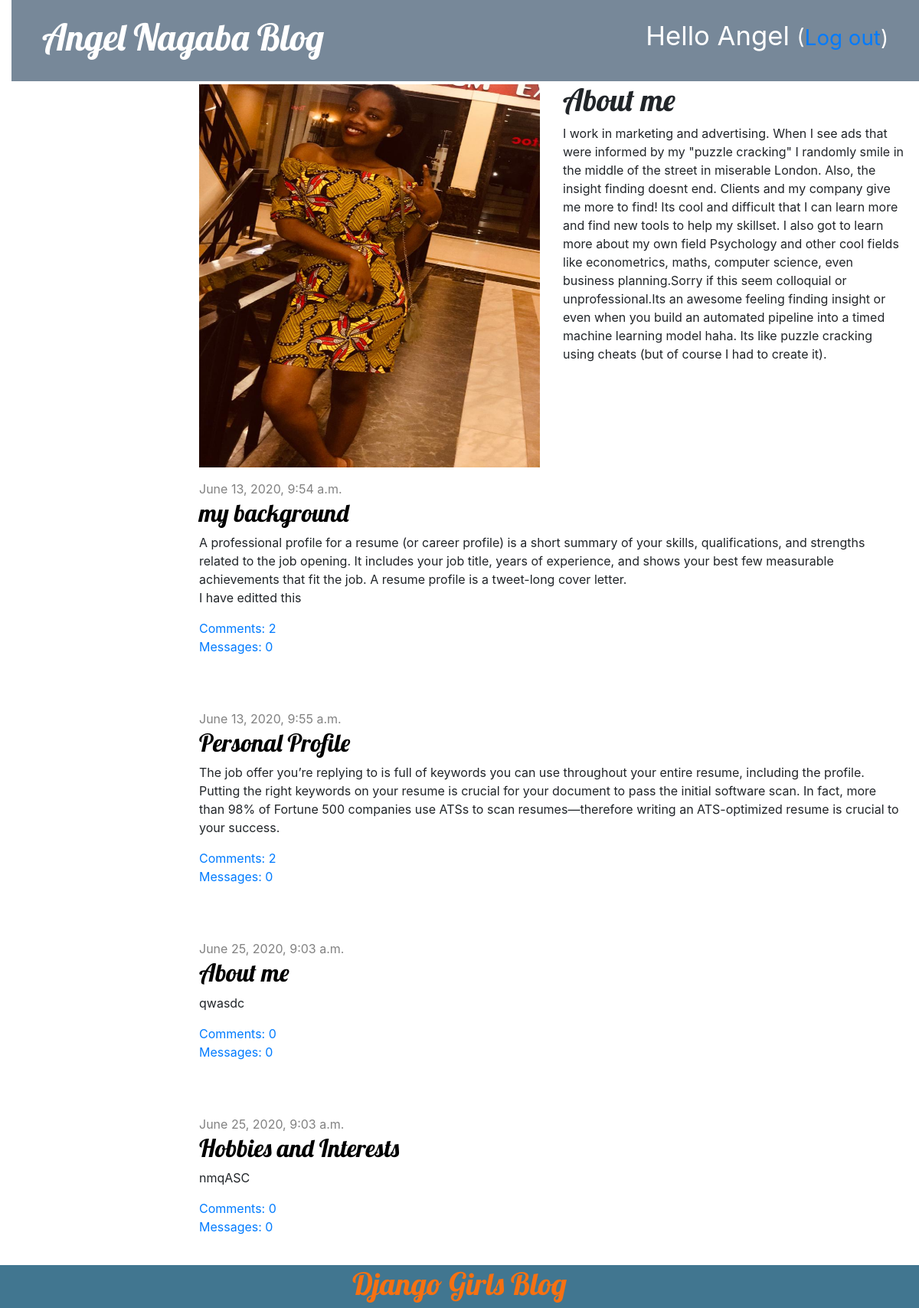
The app's page / (signed in) with its own data.
### blog/models.py (models this page shows, shortened)
class Post(models.Model):
    author = models.ForeignKey(settings.AUTH_USER_MODEL, on_delete=models.CASCADE)
    title = models.CharField(max_length=200)
    text = models.TextField()
    created_date = models.DateTimeField(default=timezone.now)
    published_date = models.DateTimeField(blank=True, null=True)
    def approved_comments(self):
        return self.comments.filter(approved_comment=True)

### blog/views.py (the view)
# urls.py: path('', views.post_list, name='post_list'),
def post_list(request):
    posts = Post.objects.filter(published_date__lte=timezone.now()).order_by('published_date')
    return render(request, 'blog/post_list.html', {'posts': posts})

### blog/templates/blog/post_list.html
{% extends 'blog/base.html' %}
{% load static %}
{% block content %}
<div class="row">
    <div class="col-md-6">
       <p class="mt-1"> <img src="{% static 'images/angel.jpg'  %}" height=500 width="100%"/></p>
    </div>
    <div class="col-md-6">
        <h1>About me</h1>
        <p>
            I work in marketing and advertising. When I see ads that were informed by my "puzzle cracking" I randomly smile in the middle of the street in miserable London. Also, the insight finding doesnt end. Clients and my company give me more to find! Its cool and difficult that I can learn more and find new tools to help my skillset. I also got to learn more about my own field Psychology and other cool fields like econometrics, maths, computer science, even business planning.Sorry if this seem colloquial or unprofessional.Its an awesome feeling finding insight or even when you build an automated pipeline into a timed machine learning model haha. Its like puzzle cracking using cheats (but of course I had to create it).
        </p>
    </div>
</div>
    {% for post in posts %}
        <div class="post">
            <div class="date">
                {{ post.published_date }}
            </div>
            <h2><a href="{% url 'post_detail' pk=post.pk %}">{{ post.title }}</a></h2>
            <p>{{ post.text|linebreaksbr }}</p>
            <a href="{% url 'post_detail' pk=post.pk %}">Comments: {{ post.comments.count }}</a><br>
            <a href="{% url 'post_detail' pk=post.pk %}">Messages: {{ post.approved_comments.count }}</a>
        </div>
    {% endfor %}
{% endblock %}

### blog/templates/blog/base.html (shortened to what this page needs)
<!DOCTYPE html>
{% load static %}
<html>
    <head>
        <link rel="stylesheet" href="https://stackpath.bootstrapcdn.com/bootstrap/4.1.3/css/bootstrap.min.css">
        <link rel="stylesheet" href="//maxcdn.bootstrapcdn.com/bootstrap/4.5.0/css/bootstrap-theme.min.css">
        <link rel="stylesheet" href="{% static 'css/blog.css' %}">
    </head>
    <body>
        <div class="page-header">
            {% if user.is_authenticated %}
                <p class="top-menu">Hello {{ user.username }} <small>(<a href="{% url 'logout' %}">Log out</a>)</small></p>
            {% else %}
                <a href="{% url 'login' %}" class="top-menu"><span class="bi bi-lock"></span></a>
            {% endif %}
            <h1><a href="/">Angel Nagaba Blog</a></h1>
        </div>
        <div class="content container">
            <div class="row">
                <div class="col-md-10 offset-2">
                {% block content %}
                {% endblock %}
                </div>
            </div>
        </div>
        <div class="footer">
            <h1 style="color: #ffffff;"><a href="/">Django Girls Blog</a></h1>
        </div>
    </body>>
</html>

### blog/static/css/blog.css (style rules this page uses)
h1 a, h2 a { color: orange; }
body { padding-left: 15px; }
h1 a, h2 a { color: rgb(247, 113, 18); font-family: 'Lobster'; }
.page-header { background-color: lightslategrey; margin-top: 0; padding: 20px 20px 20px 40px; }
.page-header h1, .page-header h1 a, .page-header h1 a:visited, .page-header h1 a:active { color: #ffffff; font-size: 36pt; text-decoration: none; }
.content { margin-left: 40px; }
h1, h2, h3, h4 { font-family: 'Lobster', cursive; }
.date { color: #828282; }
.top-menu, .top-menu:hover, .top-menu:visited { color: #ffffff; float: right; font-size: 26pt; margin-right: 20px; }
.post { margin-bottom: 70px; }
.post h2 a, .post h2 a:visited { color: #000000; }

### blog/templates/blog/base.html (style rules this page uses)
.footer { position: fixed; left: 0; bottom: 0; width: 100%; background-color: #417690; color: #ffffff; text-emphasis-color: #ffffff; text-align: center; }

### records on screen
Post: published_date "June 13, 2020, 9:54 a.m.", title "my background", text "A professional profile for a resume (or career profile) is a short summary of your skills, qualifications, and strengths related to the job opening. It includes your job title, years of experience, and shows your best few measurable achievements that fit the job. A resume profile is a tweet-long cover letter. I have editted this", comments.count "2", approved_comments.count "0"
Post: published_date "June 13, 2020, 9:55 a.m.", title "Personal Profile", text "The job offer you’re replying to is full of keywords you can use throughout your entire resume, including the profile. Putting the right keywords on your resume is crucial for your document to pass the initial software scan. In fact, more than 98% of Fortune 500 companies use ATSs to scan resumes—therefore writing an ATS-optimized resume is crucial to your success.", comments.count "2", approved_comments.count "0"
Post: published_date "June 25, 2020, 9:03 a.m.", title "About me", text "qwasdc", comments.count "0", approved_comments.count "0"
Post: published_date "June 25, 2020, 9:03 a.m.", title "Hobbies and Interests", text "nmqASC", comments.count "0", approved_comments.count "0"

### other values on screen
{{ user.username }} "Angel"
